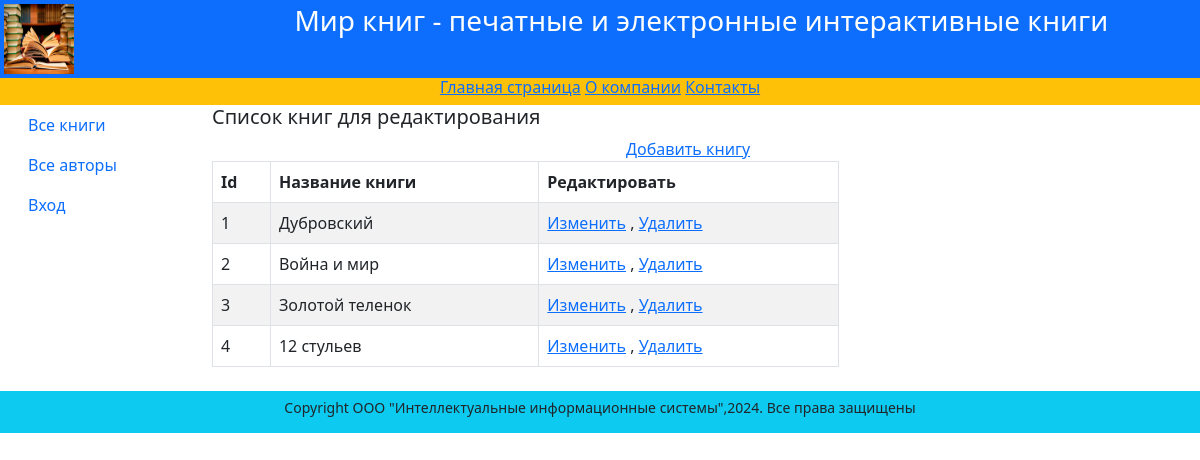
The app's page /edit_books/ with its own data.
### catalog/models.py (models this page shows, shortened)
class Book(models.Model):
  title = models.CharField(max_length=200,
                           help_text="Введите название книги",
                           verbose_name="Название книги")
  genre = models.ForeignKey('Genre',
                            on_delete=models.CASCADE,
                            help_text=" Выберите жанр для книги",
                            verbose_name="Жанр книги", null=True)
  language = models.ForeignKey('Language',
                               on_delete=models.CASCADE,
                               help_text="Выберите язык книги",
                               verbose_name="Язык книги", null=True)
  publisher = models.ForeignKey(Publisher,
                                on_delete=models.CASCADE,
                                help_text="Выберите издательство",
                                verbose_name="Издательство", null=True)
  year = models.CharField(max_length=4,
                          help_text="Введите год издания",
                          verbose_name="Год издания")
  author = models.ManyToManyField('Author',
                                  help_text="Выберите автора (авторов) книги",
                                  verbose_name="Автор (авторы) книги")
  summary = models.TextField(max_length=1000,
                             help_text="Введите краткое описание книги",
                             verbose_name="Аннотация книги")
  isbn = models.CharField(max_length=13,
                          help_text="Должно содержать 13 символов",
                          verbose_name="ISBN книги")
  price = models.DecimalField(decimal_places=2, max_digits=7,
                              help_text="Введите цену книги",
                              verbose_name="Цена (руб.)")
  photo = models.ImageField(upload_to='images',
                            help_text="Введите изображение обложки",
                            verbose_name="Изображение обложки")
  def display_author(self):
    return ', '.join([author.last_name for author in self.author.all()])
  display_author.short_description = 'Авторы'

### catalog/views.py (the view)
# urls.py: path('edit_books/', views.edit_books, name='edit_books'),
def edit_books(request):
 book = Book.objects.all()
 context = {'book': book}
 return render(request, "catalog/edit_books.html", context)

### catalog/templates/catalog/edit_books.html (shortened to what this page needs)
{% extends "base_generic.html" %}
{% block content %}
<div class="row text-start lh-2">
 <h5>Список книг для редактирования</h5>
</div>
 <div class="row">
 <a href="{% url 'book_create' %}">Добавить книгу</a>
 <div class="col-8 ">
 <table class="table table-striped table-bordered text-start">
 <thead>
 <tr>
 <th>Id</th>
 <th>Название книги</th>
 <th>Редактировать</th>
 </tr>
 </thead>
 <tbody>
 {% if book %}
 {% for book in book.all %}
 <tr>
 <td>{{book.id}}</td>
 <td>{{book.title}}</td>
 <td><a href="/book/update/{{book.id}}">Изменить</a> ,
 <a href="/book/delete/{{book.id}}">Удалить</a></td>
 </tr>
 {% endfor %}
 {% else %}
 <p> В базе данных нет книг</p>
 {% endif %}
 </table>
 </div>
 <div class="col-2"></div>
 </div>
{% endblock %}

### records on screen
Book: id "1", title "Дубровский"
Book: id "2", title "Война и мир"
Book: id "3", title "Золотой теленок"
Book: id "4", title "12 стульев"
